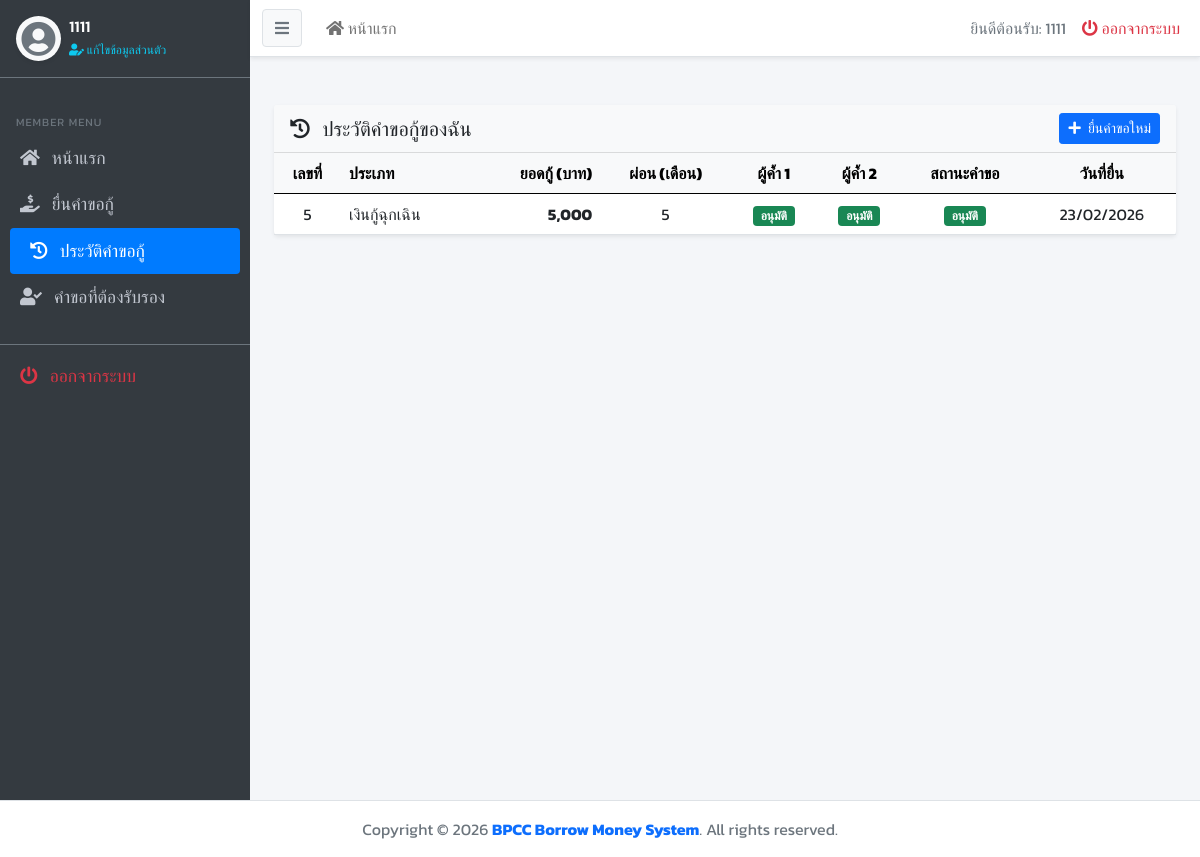
Page /user/history.php (signed in) on the committed database.
### tables this page shows
CREATE TABLE `borrow_request` (
  `br_id` int(10) UNSIGNED NOT NULL,
  `mem_id` varchar(13) NOT NULL,
  `br_type` varchar(50) NOT NULL COMMENT 'ชนิดการกู้เงิน',
  `br_amount` int(10) UNSIGNED NOT NULL,
  `br_months_pay` int(10) UNSIGNED NOT NULL,
  `guarantee_type` varchar(50) NOT NULL COMMENT 'ชนิดการค้ำประกัน',
  `guarantor_1` varchar(80) NOT NULL COMMENT 'ผู้ค้ำประกัน',
  `guarantor_2` varchar(80) NOT NULL COMMENT 'ผู้ค้ำประกัน',
  `guarantor_1_id` varchar(13) DEFAULT NULL COMMENT 'mem_id ผู้ค้ำคนที่ 1',
  `guarantor_2_id` varchar(13) DEFAULT NULL COMMENT 'mem_id ผู้ค้ำคนที่ 2',
  `guarantor_1_approve` tinyint(1) UNSIGNED DEFAULT 0 COMMENT '0=รอ 1=อนุมัติ 2=ไม่อนุมัติ',
  `guarantor_2_approve` tinyint(1) UNSIGNED DEFAULT 0 COMMENT '0=รอ 1=อนุมัติ 2=ไม่อนุมัติ',
  `guarantor_1_approve_date` datetime DEFAULT NULL,
  `guarantor_2_approve_date` datetime DEFAULT NULL,
  `br_details` text NOT NULL,
  `br_respond` text NOT NULL COMMENT 'ข้อความตอบกลับจากเจ้าหน้าที่',
  `br_status` tinyint(1) UNSIGNED NOT NULL,
  `br_approve_by` varchar(13) NOT NULL,
  `br_interest_rate` float UNSIGNED NOT NULL COMMENT 'อัตราดอกเบี้ย',
  `br_date_request` datetime NOT NULL,
  `br_date_approve` datetime NOT NULL
);

### user/history.php (the view, shortened to what this page needs)
<?php
include('../includes/header.php');
$mem_id = mysqli_real_escape_string($condb, $_SESSION['mem_id']);
$sql = "SELECT * FROM borrow_request WHERE mem_id = '$mem_id' ORDER BY br_id DESC";
$result = mysqli_query($condb, $sql);
function rowVal($row, $key) {
    if (isset($row[$key])) return $row[$key];
    return null;
}
function typeLabel($t) {
    return $t == 1 ? 'เงินกู้สามัญ' : 'เงินกู้ฉุกเฉิน';
}
function statusBadge($s) {
    if ($s == 1) return '<span class="badge bg-success">อนุมัติ</span>';
    return '-';
}
function guarantorStatus($g) {
    $g = (int)$g;
    if ($g === 1) return '<span class="badge bg-success">อนุมัติ</span>';
    return '<span class="badge bg-secondary">รอยืนยัน</span>';
}
?>
<section class="content">
  <div class="container-fluid py-4">
    <div class="card border-0 shadow-sm">
      <div class="card-header bg-light d-flex justify-content-between align-items-center">
        <h5 class="mb-0"><i class="fas fa-history me-2"></i> ประวัติคำขอกู้ของฉัน</h5>
        <a href="borrow.php" class="btn btn-primary btn-sm"><i class="fas fa-plus me-1"></i> ยื่นคำขอใหม่</a>
      </div>
      <div class="card-body p-0">
        <div class="table-responsive">
          <table class="table table-hover align-middle mb-0">
            <thead class="table-light">
              <tr>
                <th class="text-center">เลขที่</th>
                <th>ประเภท</th>
                <th class="text-end">ยอดกู้ (บาท)</th>
                <th class="text-center">ผ่อน (เดือน)</th>
                <th class="text-center">ผู้ค้ำ 1</th>
                <th class="text-center">ผู้ค้ำ 2</th>
                <th class="text-center">สถานะคำขอ</th>
                <th class="text-center">วันที่ยื่น</th>
              </tr>
            </thead>
            <tbody>
              <?php while ($row = mysqli_fetch_assoc($result)): ?>
              <tr>
                <td class="text-center"><?php echo (int)$row['br_id']; ?></td>
                <td><?php echo typeLabel($row['br_type']); ?></td>
                <td class="text-end fw-bold"><?php echo number_format($row['br_amount']); ?></td>
                <td class="text-center"><?php echo (int)$row['br_months_pay']; ?></td>
                <td class="text-center"><?php echo (int)rowVal($row, 'guarantee_type') === 1 ? guarantorStatus(rowVal($row, 'guarantor_1_approve')) : '-'; ?></td>
                <td class="text-center"><?php echo (int)rowVal($row, 'guarantee_type') === 1 ? guarantorStatus(rowVal($row, 'guarantor_2_approve')) : '-'; ?></td>
                <td class="text-center"><?php echo statusBadge($row['br_status']); ?></td>
                <td class="text-center"><?php echo date('d/m/Y', strtotime($row['br_date_request'])); ?></td>
              </tr>
              <?php endwhile; ?>
            </tbody>
          </table>
        </div>
      </div>
    </div>
  </div>
</section>
<?php include('../includes/footer.php'); ?>

### assets/css/custom.css (style rules this page uses)
body { font-family: 'Kanit', sans-serif; background-color: #f4f6f9; overflow-x: hidden; }
.card { box-shadow: 0 0 1px rgba(0,0,0,.125), 0 1px 3px rgba(0,0,0,.2); border: 0; margin-bottom: 1rem; }
.card-header { background-color: transparent; border-bottom: 1px solid rgba(0,0,0,.125); }

### rows in the picture
borrow_request: br_id "5", br_type "เงินกู้ฉุกเฉิน", br_amount "5,000", br_months_pay "5", guarantor_1_approve "อนุมัติ อนุมัติ", br_status "อนุมัติ", br_date_request "23/02/2026"

### other values in the picture
$_SESSION['mem_name'] "1111"
